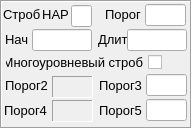
       <widget class="QFrame" name="frame_strob">
        <property name="minimumSize">
         <size>
          <width>192</width>
          <height>129</height>
         </size>
        </property>
        <property name="maximumSize">
         <size>
          <width>192</width>
          <height>129</height>
         </size>
        </property>
        <property name="frameShape">
         <enum>QFrame::Box</enum>
        </property>
        <property name="frameShadow">
         <enum>QFrame::Sunken</enum>
        </property>
        <widget class="QLabel" name="label_bstr">
         <property name="geometry">
          <rect>
           <x>5</x>
           <y>29</y>
           <width>31</width>
           <height>21</height>
          </rect>
         </property>
         <property name="font">
          <font>
           <pointsize>10</pointsize>
          </font>
         </property>
         <property name="text">
          <string>Нач</string>
         </property>
        </widget>
        <widget class="QLabel" name="label_lstr">
         <property name="geometry">
          <rect>
           <x>98</x>
           <y>29</y>
           <width>31</width>
           <height>20</height>
          </rect>
         </property>
         <property name="font">
          <font>
           <pointsize>10</pointsize>
          </font>
         </property>
         <property name="text">
          <string>Длит</string>
         </property>
        </widget>
        <widget class="QLabel" name="label_nstrb">
         <property name="geometry">
          <rect>
           <x>3</x>
           <y>4</y>
           <width>51</width>
           <height>21</height>
          </rect>
         </property>
         <property name="font">
          <font>
           <pointsize>10</pointsize>
          </font>
         </property>
         <property name="text">
          <string>Строб</string>
         </property>
        </widget>
        <widget class="QLabel" name="label_por">
         <property name="geometry">
          <rect>
           <x>105</x>
           <y>4</y>
           <width>41</width>
           <height>21</height>
          </rect>
         </property>
         <property name="font">
          <font>
           <pointsize>10</pointsize>
          </font>
         </property>
         <property name="text">
          <string>Порог</string>
         </property>
        </widget>
        <widget class="ParamLineEditSel" name="ed_bstr">
         <property name="geometry">
          <rect>
           <x>32</x>
           <y>29</y>
           <width>60</width>
           <height>22</height>
          </rect>
         </property>
         <property name="font">
          <font>
           <pointsize>10</pointsize>
          </font>
         </property>
         <property name="alignment">
          <set>Qt::AlignCenter</set>
         </property>
        </widget>
        <widget class="ParamLineEditSel" name="ed_lstr">
         <property name="geometry">
          <rect>
           <x>127</x>
           <y>29</y>
           <width>60</width>
           <height>22</height>
          </rect>
         </property>
         <property name="font">
          <font>
           <pointsize>10</pointsize>
          </font>
         </property>
         <property name="alignment">
          <set>Qt::AlignCenter</set>
         </property>
        </widget>
        <widget class="ParamLineEditSel" name="ed_por">
         <property name="geometry">
          <rect>
           <x>145</x>
           <y>4</y>
           <width>41</width>
           <height>22</height>
          </rect>
         </property>
         <property name="font">
          <font>
           <pointsize>10</pointsize>
          </font>
         </property>
         <property name="alignment">
          <set>Qt::AlignCenter</set>
         </property>
        </widget>
        <widget class="ParamLineEditSel" name="ed_nstrob">
         <property name="geometry">
          <rect>
           <x>71</x>
           <y>5</y>
           <width>21</width>
           <height>22</height>
          </rect>
         </property>
         <property name="font">
          <font>
           <pointsize>10</pointsize>
          </font>
         </property>
         <property name="alignment">
          <set>Qt::AlignCenter</set>
         </property>
        </widget>
        <widget class="QLabel" name="label_strb_type">
         <property name="geometry">
          <rect>
           <x>40</x>
           <y>4</y>
           <width>31</width>
           <height>21</height>
          </rect>
         </property>
         <property name="font">
          <font>
           <pointsize>10</pointsize>
          </font>
         </property>
         <property name="text">
          <string>НАР</string>
         </property>
         <property name="alignment">
          <set>Qt::AlignCenter</set>
         </property>
        </widget>
        <widget class="CheckBoxSel" name="checkBox_extra_strob_por">
         <property name="geometry">
          <rect>
           <x>5</x>
           <y>52</y>
           <width>157</width>
           <height>20</height>
          </rect>
         </property>
         <property name="font">
          <font>
           <pointsize>10</pointsize>
          </font>
         </property>
         <property name="layoutDirection">
          <enum>Qt::RightToLeft</enum>
         </property>
         <property name="text">
          <string>Многоуровневый строб</string>
         </property>
        </widget>
        <widget class="ParamLineEditSel" name="ed_por_2">
         <property name="geometry">
          <rect>
           <x>146</x>
           <y>74</y>
           <width>41</width>
           <height>22</height>
          </rect>
         </property>
         <property name="font">
          <font>
           <pointsize>10</pointsize>
          </font>
         </property>
         <property name="alignment">
          <set>Qt::AlignCenter</set>
         </property>
        </widget>
        <widget class="QLabel" name="label_por_1a">
         <property name="geometry">
          <rect>
           <x>5</x>
           <y>75</y>
           <width>43</width>
           <height>21</height>
          </rect>
         </property>
         <property name="font">
          <font>
           <pointsize>10</pointsize>
          </font>
         </property>
         <property name="text">
          <string>Порог2</string>
         </property>
        </widget>
        <widget class="QLabel" name="label_por_2">
         <property name="geometry">
          <rect>
           <x>99</x>
           <y>75</y>
           <width>43</width>
           <height>21</height>
          </rect>
         </property>
         <property name="font">
          <font>
           <pointsize>10</pointsize>
          </font>
         </property>
         <property name="text">
          <string>Порог3</string>
         </property>
        </widget>
        <widget class="ParamLineEditSel" name="ed_por_3">
         <property name="geometry">
          <rect>
           <x>146</x>
           <y>99</y>
           <width>41</width>
           <height>22</height>
          </rect>
         </property>
         <property name="font">
          <font>
           <pointsize>10</pointsize>
          </font>
         </property>
         <property name="alignment">
          <set>Qt::AlignCenter</set>
         </property>
        </widget>
        <widget class="QLabel" name="label_por_2a">
         <property name="geometry">
          <rect>
           <x>4</x>
           <y>100</y>
           <width>43</width>
           <height>21</height>
          </rect>
         </property>
         <property name="font">
          <font>
           <pointsize>10</pointsize>
          </font>
         </property>
         <property name="text">
          <string>Порог4</string>
         </property>
        </widget>
        <widget class="QLabel" name="label_por_3">
         <property name="geometry">
          <rect>
           <x>99</x>
           <y>100</y>
           <width>43</width>
           <height>21</height>
          </rect>
         </property>
         <property name="font">
          <font>
           <pointsize>10</pointsize>
          </font>
         </property>
         <property name="text">
          <string>Порог5</string>
         </property>
        </widget>
        <widget class="QLabel" name="label_por_1a_val">
         <property name="geometry">
          <rect>
           <x>52</x>
           <y>76</y>
           <width>41</width>
           <height>22</height>
          </rect>
         </property>
         <property name="font">
          <font>
           <pointsize>10</pointsize>
          </font>
         </property>
         <property name="frameShape">
          <enum>QFrame::Panel</enum>
         </property>
         <property name="frameShadow">
          <enum>QFrame::Sunken</enum>
         </property>
         <property name="alignment">
          <set>Qt::AlignCenter</set>
         </property>
        </widget>
        <widget class="QLabel" name="label_por_2a_val">
         <property name="geometry">
          <rect>
           <x>52</x>
           <y>100</y>
           <width>41</width>
           <height>22</height>
          </rect>
         </property>
         <property name="font">
          <font>
           <pointsize>10</pointsize>
          </font>
         </property>
         <property name="frameShape">
          <enum>QFrame::Panel</enum>
         </property>
         <property name="frameShadow">
          <enum>QFrame::Sunken</enum>
         </property>
         <property name="alignment">
          <set>Qt::AlignCenter</set>
         </property>
        </widget>
       </widget>
